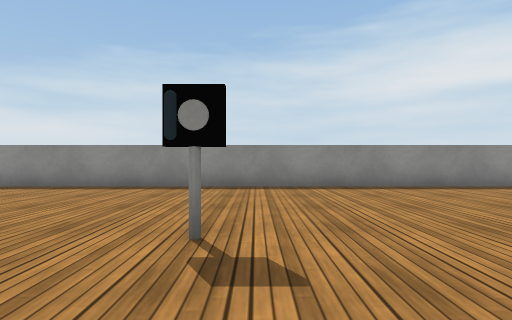
[1] (above)

20 first-person views from a walk through a 3-D level made in the Unity game engine. The camera is 0.64 m above the floor, looks level and sees 80° across. The floor is counted in squares, 1 m on a side. Each view is taken from the middle of a square. On the plan, view 1 faces up. The plan holds only what a view shows up to about 9 squares ahead; the rest is blank. The place goes on beyond the plan. The player character is not drawn. Door leaves are left out, so doorways stand open. Surface patterns are stand-ins for the level's own textures.

[2]
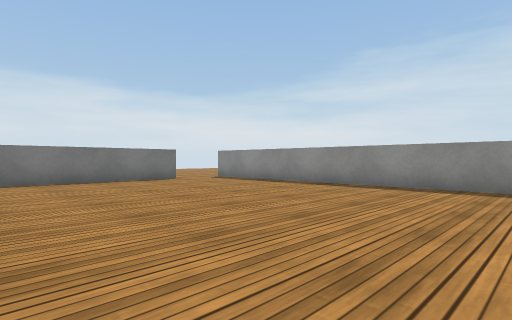

[3]
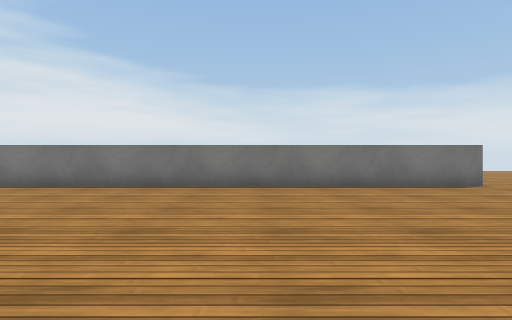

[4]
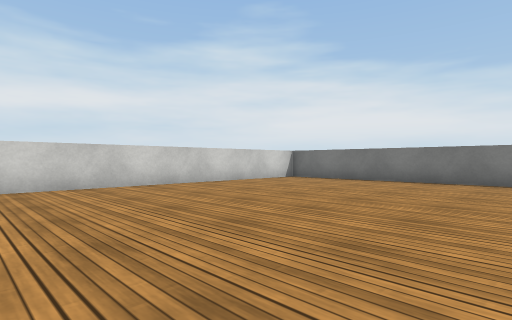

[5]
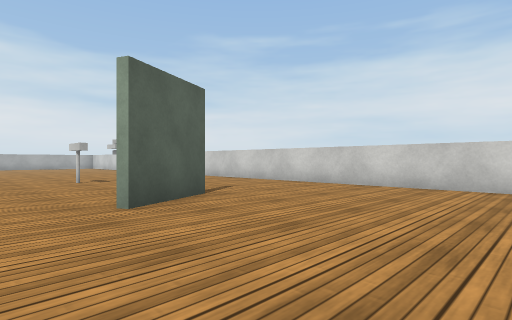

[6]
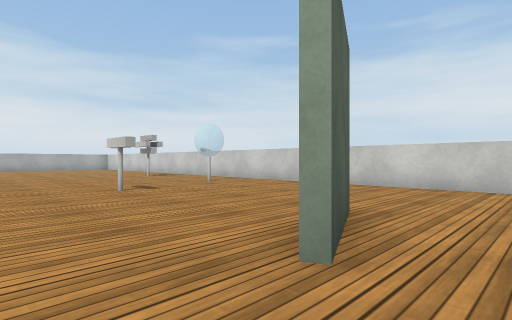

[7]
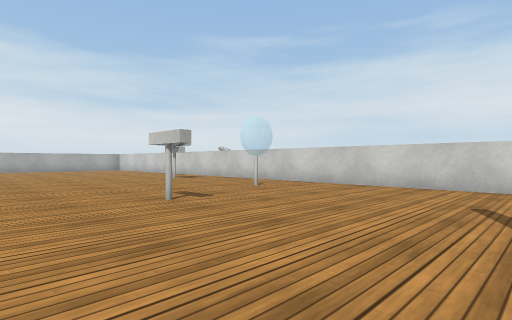

[8]
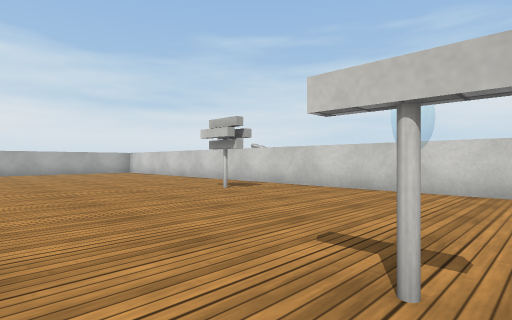

[9]
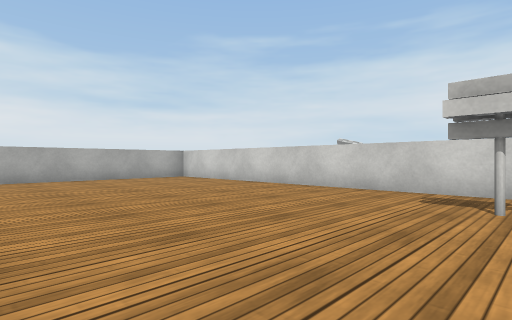

[10]
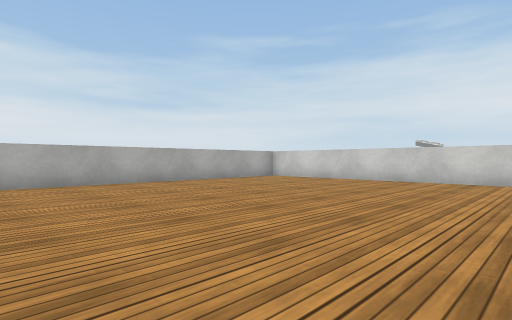

[11]
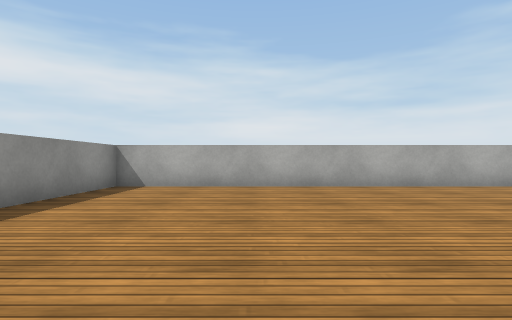

[12]
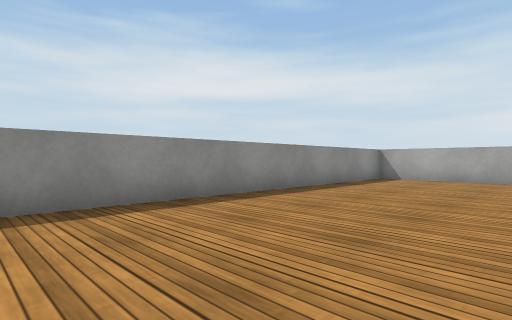

[13]
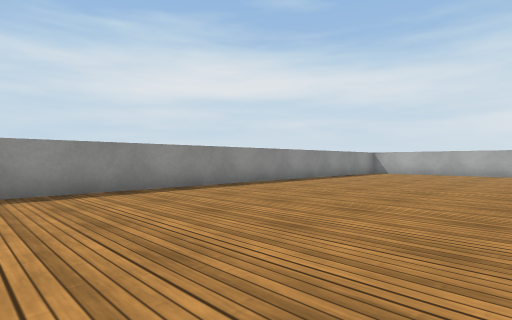

[14]
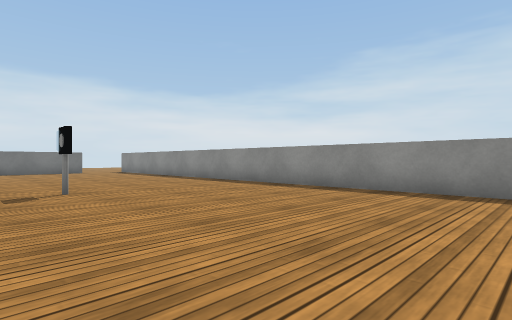

[15]
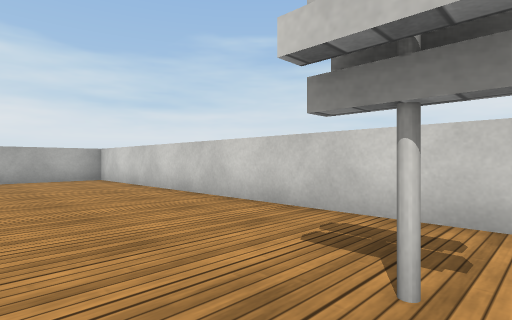

[16]
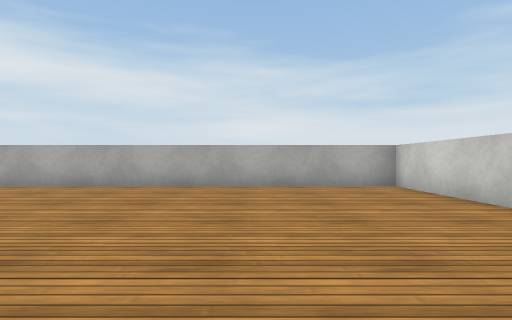

[17]
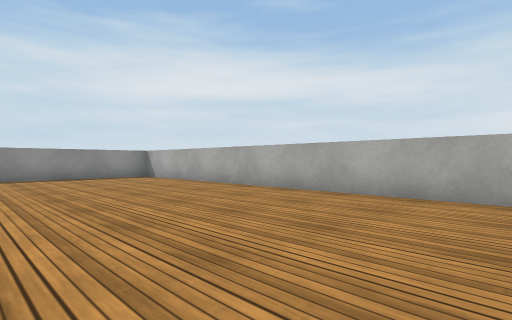

[18]
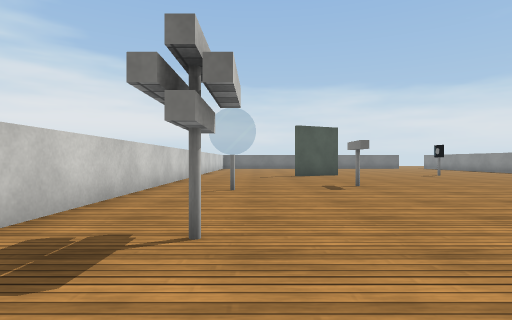

[19]
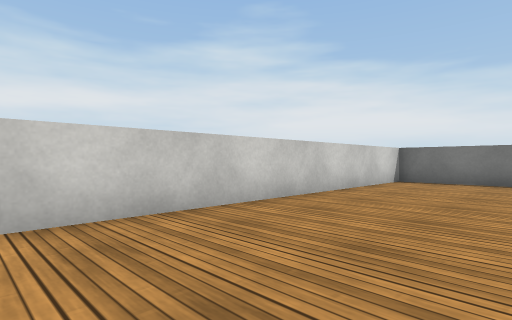

[20]
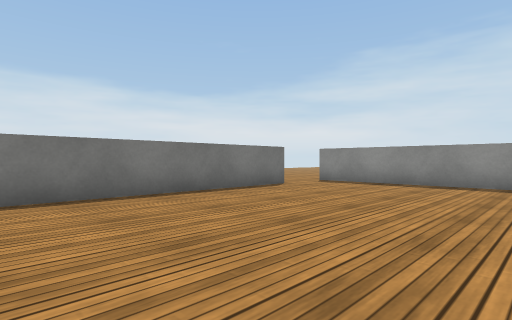

### Floor plan
Points are (right, up) in squares from view 1. A wall is a line through its corners. A room is listed if a view was taken in it or the views show most of it. See-through windows are left out.
Room 1 (views 1, 2, 3, 4, 5, 6, 7, 8, 9, 10, 11, 12, 13, 14, 15, 16, 17, 18, 19, 20)
walls: (-0.2, -3.5) (-1, -1.6); (-10.4, 5.6) (-10.4, -7.4) (19.4, -7.4) (19.4, 7.4) (-9.4, 7.4)
ways out: open door at (-10.5, 6.5)
objects: other object (-1, 2); other object (9, -6) to (10, -6)

Positions as (right, up) in squares from view 1, and headings:
1: (0, 0), facing up
2: (-1, 0), facing up-left
3: (-3, 0), facing left
4: (-1, 0), facing down-left
5: (-5, 0), facing down-right
6: (-2, 0), facing down-right
7: (0, 0), facing down-right
8: (4, -1), facing down-right
9: (9, -1), facing down-right
10: (11, 2), facing down-right
11: (12, 4), facing right
12: (9, 3), facing up-right
13: (5, 1), facing up-right
14: (6, 1), facing up-left
15: (9, -4), facing down-right
16: (12, -4), facing right
17: (14, -4), facing up-right
18: (12, -5), facing left
19: (-1, -4), facing down-left
20: (-5, -1), facing up-left
